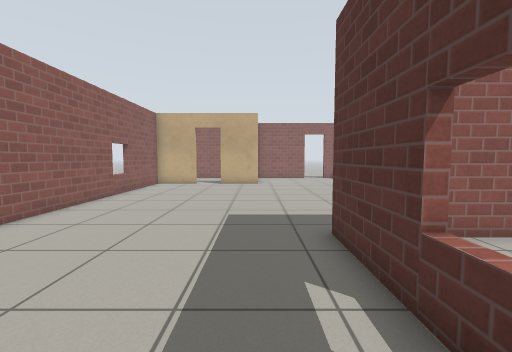
view 1 (above)

16 first-person views from a walk through a Gazebo world. The camera is 0.92 m above the floor, tilts 4° down and sees 90° across. The floor is counted in squares, 0.5 m on a side. Each view is taken from the middle of a square. On the plan, view 1 faces up. The plan holds only what a view shows up to about 15 squares ahead; the rest is blank. Simple patterns stand in for the simulator's built-in surfaces.

view 2
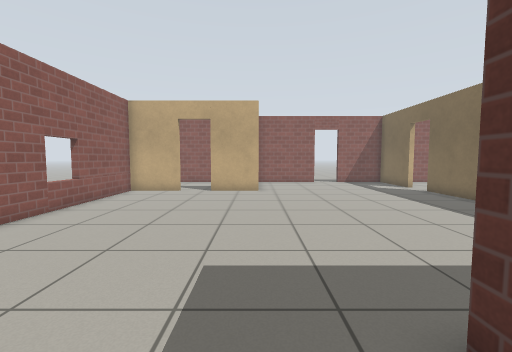

view 3
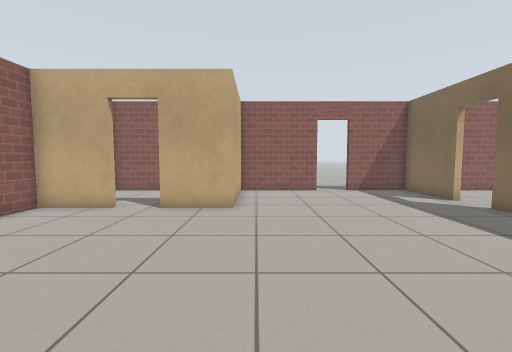

view 4
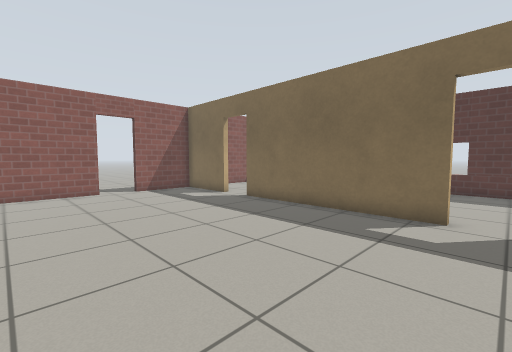

view 5
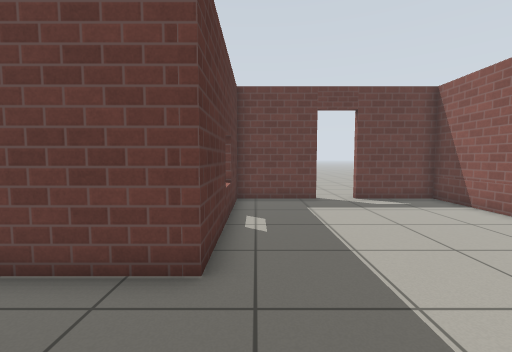

view 6
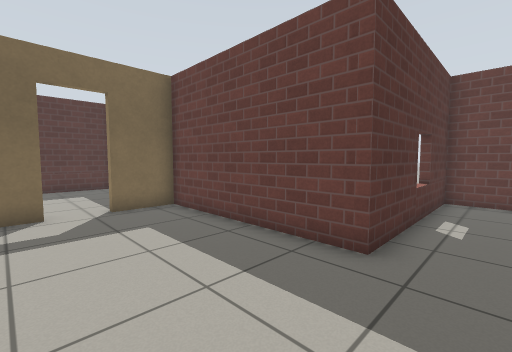

view 7
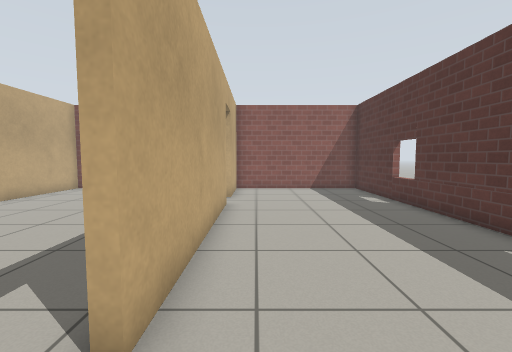

view 8
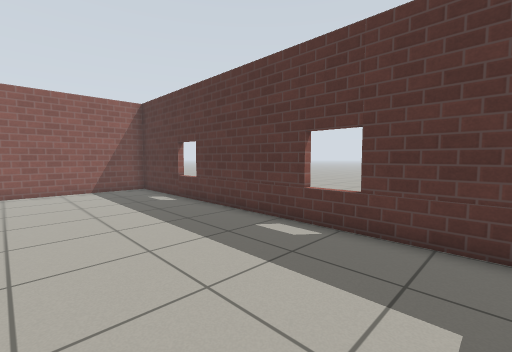

view 9
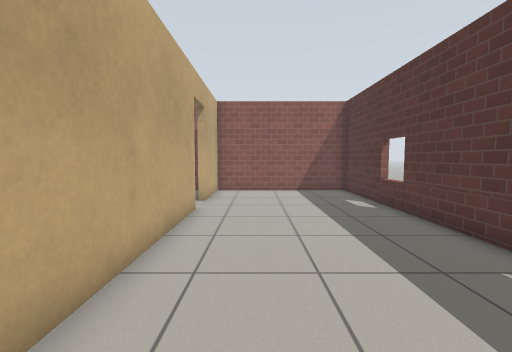

view 10
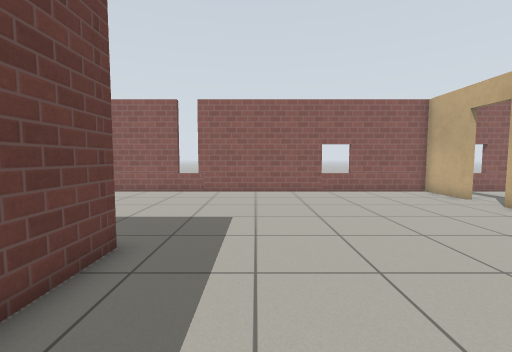

view 11
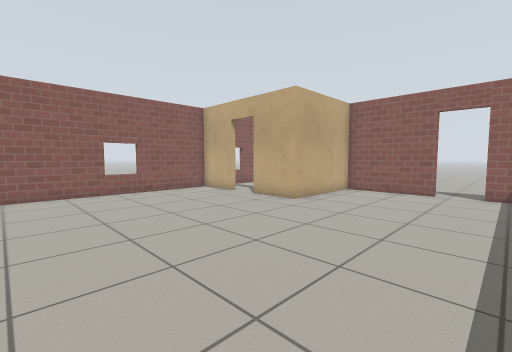

view 12
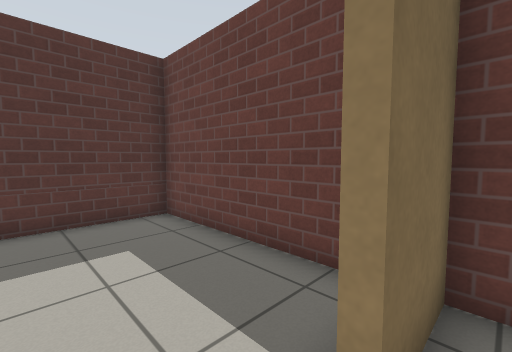

view 13
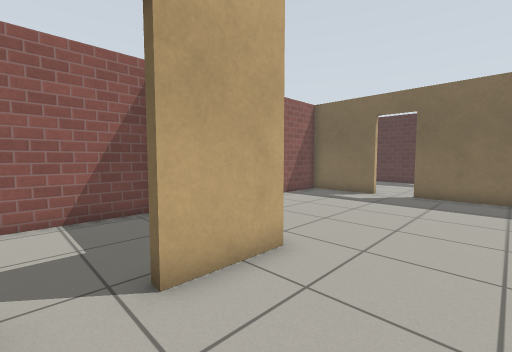

view 14
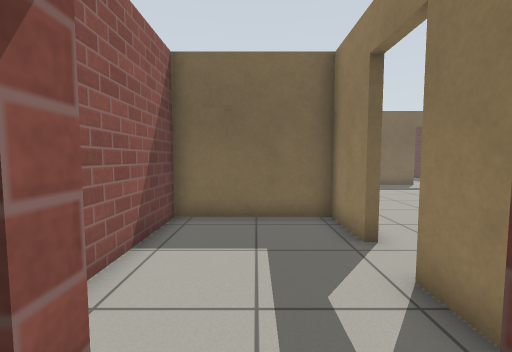

view 15
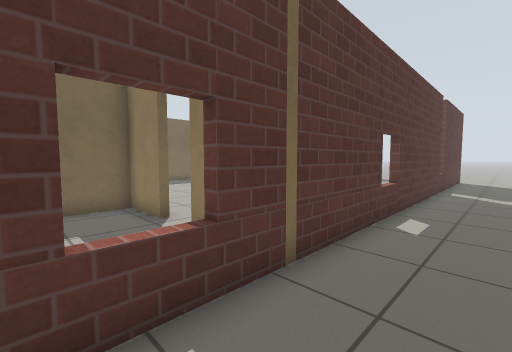

view 16
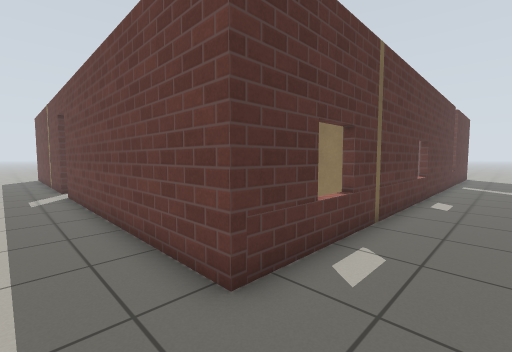

### Floor plan
Ten units are one square. View 1 is at (0, 0); x grows to the right and y downward. Boxes are objects, and circles mark ways between rooms. Rooms are numbered by the first view taken in them; rooms with no view inside come last. Other rooms are left out.
<svg viewBox="-79 -245 255 270">
<path fill="none" stroke="#000" d="M95 -101 95 -182M-43 -183 -70 -183 -70 16 -35 16M95 -199 95 -235 62 -235M-18 16 19 16 19 -61 95 -61 95 -84M45 -235 2 -235 2 -183 -25 -183M98 -182 98 -101M109 -61 171 -61 171 -235 98 -235 98 -199M60 -58 44 -58M-74 -33 -74 -238 45 -238M62 -238 92 -238M-70 -229 -70 -209M-25 -186 -2 -186 -2 -235 -71 -235M-64 -186 -43 -186"/>
<circle cx="100" cy="-195" r="3" fill="#2a7"/>
<circle cx="100" cy="-95" r="3" fill="#2a7"/>
<circle cx="-25" cy="20" r="3" fill="#2a7"/>
<circle cx="55" cy="-240" r="3" fill="#2a7"/>
<circle cx="-35" cy="-185" r="3" fill="#2a7"/>
<text x="10" y="-110">1</text>
<text x="130" y="-150">2</text>
<text x="60" y="-50">3</text>
<text x="-40" y="-220">4</text>
</svg>
Room 1 opens to room 2. Room 1 opens to room 3. Room 1 opens to room 4.

Where each view was taken, in squares from view 1:
view 1: 0 up, 0 right, facing up
view 2: 4 up, 0 right, facing up
view 3: 9 up, 1 right, facing up
view 4: 9 up, 1 right, facing up-right
view 5: 10 up, 1 right, facing down
view 6: 11 up, 0 right, facing down-right
view 7: 8 up, 11 right, facing up
view 8: 8 up, 11 right, facing up-right
view 9: 9 up, 12 right, facing up
view 10: 9 up, 7 right, facing left
view 11: 9 up, 7 right, facing up-left
view 12: 10 up, 9 right, facing down-right
view 13: 15 up, 4 left, facing up-right
view 14: 21 up, 8 left, facing right
view 15: 22 up, 10 left, facing down-right
view 16: 26 up, 10 left, facing down-right
